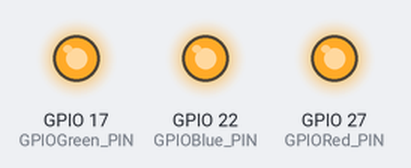
This program was run on a simulated Raspberry Pi (BCM pin numbers). On the bench: output pins drawn as LEDs (lit = HIGH). What the program prints to the terminal is not drawn.

Above: at 0.1 s.
Timing chart, 0 to 1.6 s (numbered marks = the images above):
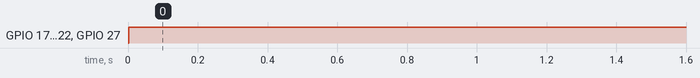

The program:

LED_Fun1.py
```python
# (licence header left out)
# import the Raspberry Pi GPIO Library
import RPi.GPIO as GPIO

# Define OUTPUT Pins on RPI
# Plug a 560ohm reisitor from each of the defined PINs into the + (long leg) side of an LED.
# Now connect the short leg to the ground rail.
GPIORed_PIN=27
GPIOGreen_PIN=17
GPIOBlue_PIN=22

# set the GPIO Pinout to the BCM chip
GPIO.setmode(GPIO.BCM)
# Set the pins to OUTPUTS
GPIO.setup(GPIORed_PIN, GPIO.OUT)
GPIO.setup(GPIOGreen_PIN, GPIO.OUT)
GPIO.setup(GPIOBlue_PIN, GPIO.OUT)

# Tell the user we are going to turn the lights on!
print "Ok, here is where we turn your lights on!"
print "PINs are assigned as follows:\nRed:",GPIORed_PIN,"\nGreen:",GPIOGreen_PIN,"\nBlue:",GPIOBlue_PIN
print "\nAll of the lights should be working\nType Ctrl-c to quit out of the program."

# Turn all of the lights on
while True:
	GPIO.output(GPIORed_PIN, True)
  	GPIO.output(GPIOGreen_PIN, True)
	GPIO.output(GPIOBlue_PIN, True)

# That's it.  All your lights should go on.
```

Measured:
- by itself, GPIO 17 (GPIOGreen_PIN), GPIO 22 (GPIOBlue_PIN), GPIO 27 (GPIORed_PIN): LOW → HIGH at 0.00 s
